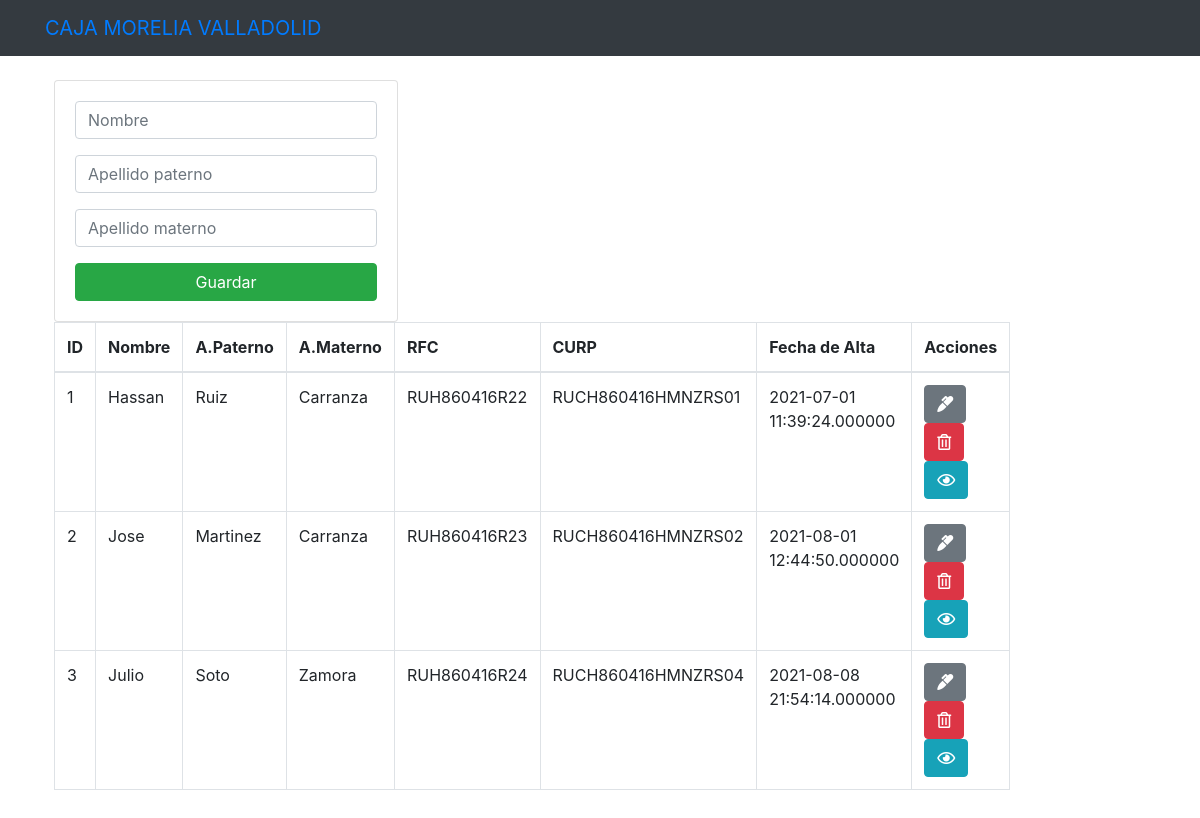
The page / on the database its author committed.
### tables this page shows
CREATE TABLE `tbl_cmv_cliente` (
  `id_cliente` int(50) NOT NULL,
  `nombre` varchar(50) NOT NULL,
  `apellido_paterno` varchar(50) NOT NULL,
  `apellido_materno` varchar(50) NOT NULL,
  `rfc` varchar(50) NOT NULL,
  `curp` varchar(50) NOT NULL,
  `fecha_alta` datetime(6) NOT NULL
);

### index.php (the view, shortened to what this page needs)
<?php include("conexion.php")?>
<?php include('includes/header.php'); ?>
    <div class="container p-4">
    <div class="row">
    <div class="col-md-4">
            <div class="card card-body">
                 <form action="guardar.php" method="POST">
                      <div class="form-group">
                           <input type="text" name="nombre" class="form-control"
                            placeholder="Nombre" autofocus>
                       </div>
                       <div class="form-group">
                           <input type="text" name="apellido_paterno" class="form-control"
                            placeholder="Apellido paterno" autofocus>
                       </div>
                       <div class="form-group">
                           <input type="text" name="apellido_materno" class="form-control"
                            placeholder="Apellido materno" autofocus>
                       </div>
                       <input type="submit" class="btn btn-success btn-block"
                       name="guardar" value="Guardar">
                 </form>
            </div>
        <div class="col-md-20">
            <table class="table table-bordered">
            <thead>
            <tr>
                <th>ID</th>
                <th>Nombre</th>
                <th>A.Paterno</th>
                <th>A.Materno</th>
                <th>RFC</th>
                <th>CURP</th>
                <th>Fecha de Alta</th>
                <th>Acciones</th>
            </tr>
            </thead>
            <tbody>
            <?php
          $query = "SELECT * FROM tbl_cmv_cliente";
          $result_tasks = mysqli_query($conn, $query);
          while($row = mysqli_fetch_assoc($result_tasks)) { ?>
            <td><?php echo $row['id_cliente']; ?></td>
            <td><?php echo $row['nombre']; ?></td>
            <td><?php echo $row['apellido_paterno']; ?></td>
            <td><?php echo $row['apellido_materno']; ?></td>
            <td><?php echo $row['rfc']; ?></td>
            <td><?php echo $row['curp']; ?></td>
            <td><?php echo $row['fecha_alta']; ?></td>
            <td>
              <a href="edit.php?id_cliente=<?php echo $row['id_cliente']?>" class="btn btn-secondary">
                <i class="fas fa-marker"></i>
              </a>
              <a href="delete_task.php?id_cliente=<?php echo $row['id_cliente']?>" class="btn btn-danger">
                <i class="far fa-trash-alt"></i>
                <a href="consulta.php?id_cliente=<?php echo $row['id_cliente']?>" class="btn btn-info">
                <i class="far fa-eye"></i>
              </a>
            </td>
          <?php } ?>
        </tbody>
      </table>
    </div>
  </div>
<?php include('includes/footer.php'); ?>

### rows shown on the page
tbl_cmv_cliente: id_cliente "1", nombre "Hassan", apellido_paterno "Ruiz", apellido_materno "Carranza", rfc "RUH860416R22", curp "RUCH860416HMNZRS01", fecha_alta "2021-07-01 11:39:24.000000"
tbl_cmv_cliente: id_cliente "2", nombre "Jose", apellido_paterno "Martinez", apellido_materno "Carranza", rfc "RUH860416R23", curp "RUCH860416HMNZRS02", fecha_alta "2021-08-01 12:44:50.000000"
tbl_cmv_cliente: id_cliente "3", nombre "Julio", apellido_paterno "Soto", apellido_materno "Zamora", rfc "RUH860416R24", curp "RUCH860416HMNZRS04", fecha_alta "2021-08-08 21:54:14.000000"
